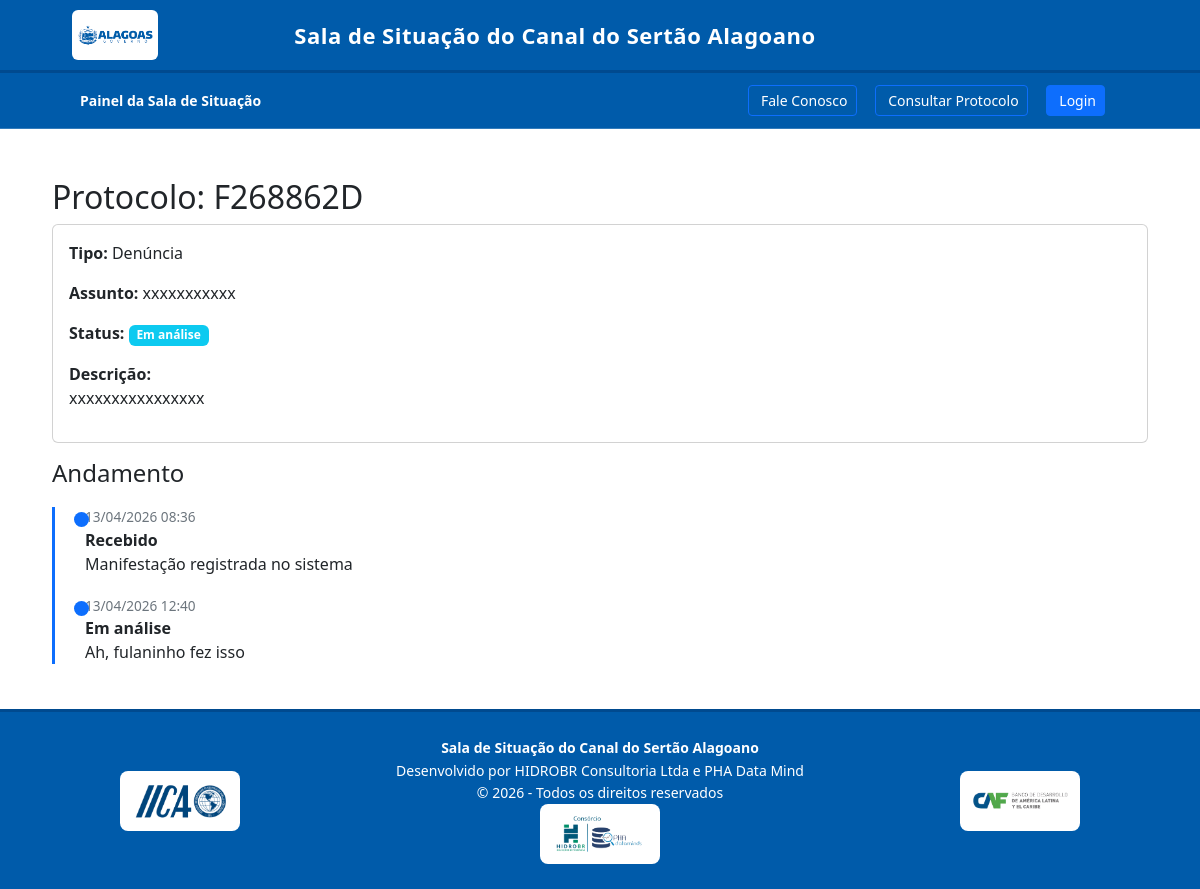
The app's page /ouvidoria/F268862D/, older data.
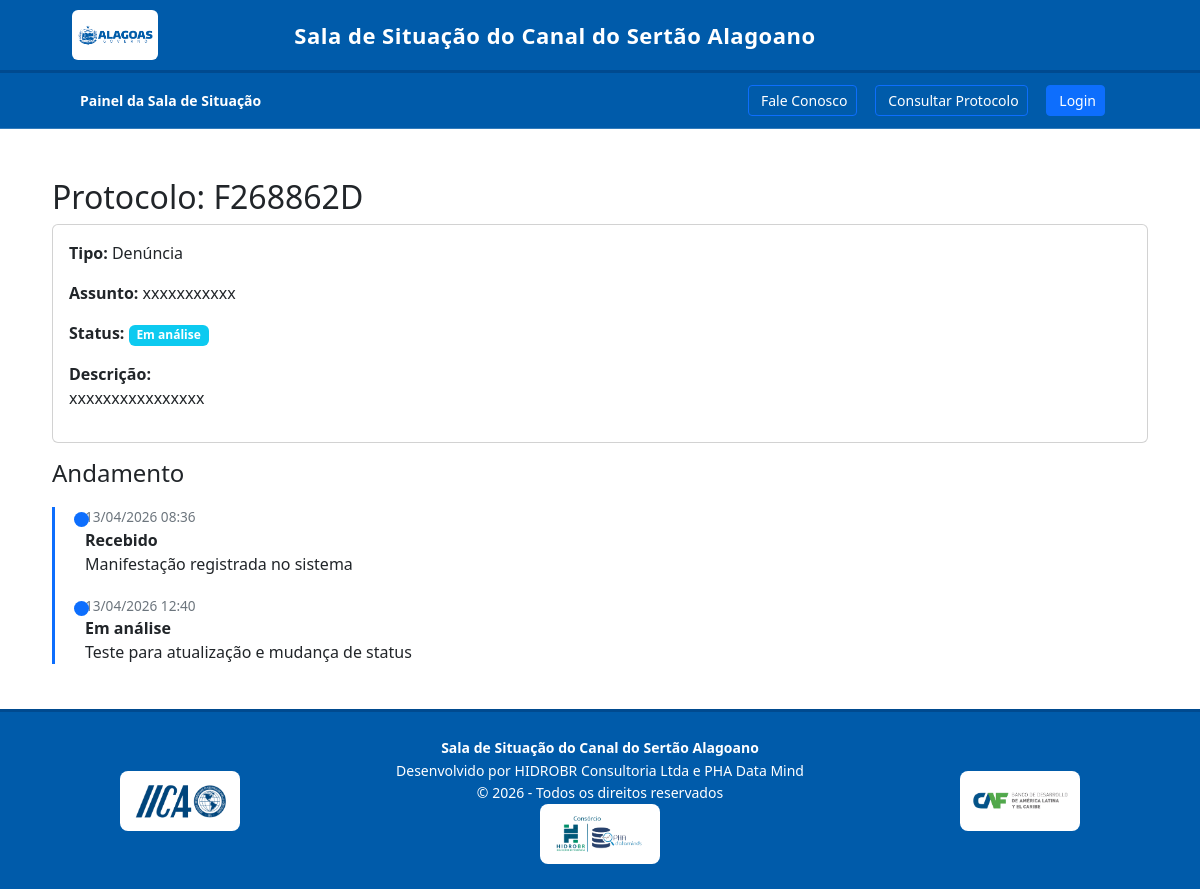
The same page, newer data.
### core/models.py (models this page shows, shortened)
class ManifestacaoHistorico(models.Model):
    manifestacao = models.ForeignKey(
        Manifestacao,
        on_delete=models.CASCADE,
        related_name='historico'
    )
    status = models.CharField(
        max_length=20,
        choices=Manifestacao.STATUS_CHOICES
    )
    descricao = models.TextField(blank=True, null=True)
    usuario = models.ForeignKey(
        User,
        on_delete=models.SET_NULL,
        null=True,
        blank=True
    )
    data = models.DateTimeField(auto_now_add=True)

### core/views.py (the view)
# urls.py: path('ouvidoria/<str:protocolo>/', views.acompanhar_manifestacao, name='acompanhar_manifestacao'),
def acompanhar_manifestacao(request, protocolo):
    manifestacao = get_object_or_404(Manifestacao, protocolo=protocolo)
    historico = manifestacao.historico.all().order_by('data')
    return render(request, 'ouvidoria/detalhe.html', {
        'manifestacao': manifestacao,
        'historico': historico
    })

### core/context_processors.py (called while the page is built, shortened)
def contador_ouvidoria(request):
    if not request.user.is_authenticated:
        return {}

### core/models.py (called while the page is built)
    def cor_status(self):
        cores = {
            'recebido': 'secondary',
            'em_analise': 'info',
            'encaminhado': 'primary',
            'em_andamento': 'warning',
            'concluido': 'success',
            'indeferido': 'danger',
        }
        return cores.get(self.status, 'secondary')

### templates/ouvidoria/detalhe.html
{% extends 'base.html' %}
{% load static %}
{% block content %}
<link rel="stylesheet" href="{% static 'css/detalhe.css' %}">
<div class="container mt-4">
    <h2>Protocolo: {{ manifestacao.protocolo }}</h2>
    <div class="card mb-3">
        <div class="card-body">
            <p><strong>Tipo:</strong> {{ manifestacao.get_tipo_display }}</p>
            <p><strong>Assunto:</strong> {{ manifestacao.assunto }}</p>
            <p><strong>Status:</strong>
                <span class="badge bg-{{ manifestacao.cor_status }}">
                    {{ manifestacao.get_status_display }}
                </span>
            </p>
            <p><strong>Descrição:</strong><br>{{ manifestacao.descricao }}</p>
        </div>
    </div>
    <h4>Andamento</h4>
    <div class="timeline">
        {% for item in historico %}
        <div class="timeline-item">
            <div class="timeline-date">
                {{ item.data|date:"d/m/Y H:i" }}
            </div>
            <strong>{{ item.get_status_display }}</strong>
            <p>{{ item.descricao }}</p>
        </div>
        {% endfor %}
    </div>
</div>
{% endblock %}

Row changes from the older to the newer data that the page shows:
changed ManifestacaoHistorico "Em análise": descricao "Ah, fulaninho fez isso" → "Teste para atualização e mudança de status"
